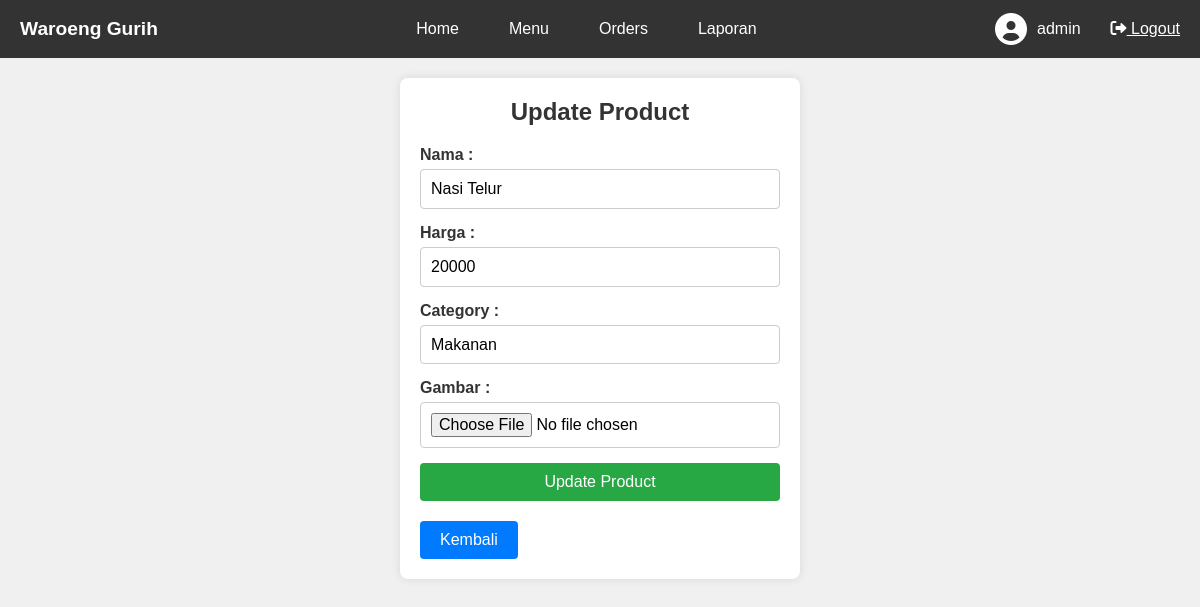
Screenshot of /edit_product.php?id=12 (signed in) with the database file from the repository.
### tables this page shows
CREATE TABLE `products` (
  `id` int(11) NOT NULL,
  `name` varchar(100) NOT NULL,
  `category` enum('Makanan','Minuman') NOT NULL,
  `price` int(10) NOT NULL,
  `image` varchar(100) NOT NULL
);

### edit_product.php (the view, shortened to what this page needs)
<?php
include 'connect/connect.php';
if (isset($_GET['id'])) {
    $product_id = $_GET['id'];
    $select_product = $conn->prepare("SELECT * FROM `products` WHERE id = ?");
    $select_product->bind_param("i", $product_id);
    $select_product->execute();
    $product = $select_product->get_result()->fetch_assoc();
} else {
    header("Location: menu.php");
    exit();
}
?>
<!DOCTYPE html>
<html lang="en">
<head>
    <link rel="stylesheet" href="https://cdnjs.cloudflare.com/ajax/libs/font-awesome/6.0.0-beta3/css/all.min.css">
</head>
<body>
    <div class="navbar">
        <div class="navbar-left">
            <div class="navbar-logo">
            <span class="restaurant-name">Waroeng Gurih</span>
            </div>
        </div>
        <div class="navbar-nav">
            <a href="dashboard.php">Home</a>
            <a href="menu.php">Menu</a>
            <a href="#">Orders</a>
            <a href="#">Laporan</a>
        </div>
        <div class="navbar-right">
            <div class="profile-info">
                <i class="fas fa-user-circle fa-2x"></i>
                <div class="profile-name"><?php echo $_SESSION['operator']; ?></div>
            </div>
            <a href="login.php" style="color: #fff; margin-left: 20px;">
                <i class="fas fa-sign-out-alt"></i> Logout
            </a>
        </div>
    </div>
    <section class="add-products">
        <form action="" method="POST" enctype="multipart/form-data">
            <h3>Update Product</h3>
            <div class="label"><p>Nama :</p></div>
            <input type="text" required placeholder="Enter product name" name="name" maxlength="100" class="box" value="<?php echo htmlspecialchars($product['name']); ?>">
            <div class="label"><p>Harga :</p></div>
            <input type="number" min="0" max="9999999999" required placeholder="Enter product price" name="price" class="box" value="<?php echo htmlspecialchars($product['price']); ?>">
            <div class="label"><p>Category :</p></div>
            <select name="category" class="box" required>
                <option value="Makanan" <?php echo $product['category'] == 'Makanan' ? 'selected' : ''; ?>>Makanan</option>
            </select>
            <div class="label"><p>Gambar :</p></div>
            <input type="file" name="image" accept="image/*" class="box">
            <input type="submit" value="Update Product" name="update_product" class="btn">
        </form>
        <a href="menu.php" class="back-btn">Kembali</a>
    </section>
</body>
</html>

### edit_product.php (style rules this page uses)
* { margin: 0; padding: 0; box-sizing: border-box; }
body { font-family: Arial, sans-serif; background-color: #f0f0f0; display: flex; flex-direction: column; min-height: 100vh; margin: 0; padding: 0; }
.navbar { background-color: #333; color: #fff; padding: 10px 20px; display: flex; justify-content: space-between; align-items: center; }
.navbar-left { display: flex; align-items: center; }
.navbar-logo { margin-right: 20px; }
.navbar-nav { text-align: center; flex: 1; display: flex; justify-content: center; gap: 20px; }
.navbar-nav a { color: #fff; text-decoration: none; padding: 10px 15px; }
.navbar-right { display: flex; align-items: center; }
.profile-info { display: flex; align-items: center; cursor: pointer; color: #fff; }
.profile-info i { margin-right: 10px; }
.profile-name { margin-right: 10px; }
.add-products { background-color: #fff; padding: 20px; box-shadow: 0 0 10px rgba(0, 0, 0, 0.1); border-radius: 8px; max-width: 400px; width: 100%; justify-content: center; align-items: center; margin: 0 auto; margin-top: 20px; }
.add-products h3 { margin-bottom: 20px; font-size: 24px; color: #333; text-align: center; }
.add-products .box { width: 100%; padding: 10px; margin-bottom: 15px; border: 1px solid #ccc; border-radius: 4px; font-size: 16px; }
.add-products .btn { width: 100%; padding: 10px; background-color: #28a745; border: none; border-radius: 4px; color: #fff; font-size: 16px; cursor: pointer; }
.add-products select.box { appearance: none; background-size: 10px; }
.back-btn { background-color: #007bff; color: #fff; padding: 10px 20px; border-radius: 4px; text-decoration: none; font-size: 16px; display: inline-block; margin-top: 20px; }
.label p { display: block; font-weight: bold; margin-bottom: 5px; font-size: 16px; color: #333; }
.restaurant-name { font-size: 1.2em; font-weight: bold; }

### rows the page displays
products: name "Nasi Telur", price "20000", category "Makanan"

### other values shown
$_SESSION['operator'] "admin"
